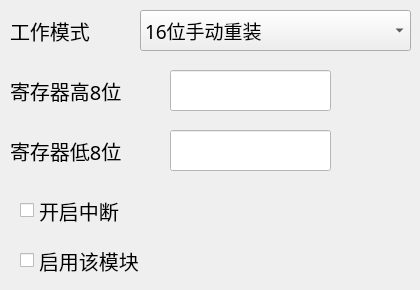
        <widget class="QWidget" name="tab_10">
         <attribute name="title">
          <string>mode1</string>
         </attribute>
         <widget class="QLabel" name="label_8">
          <property name="geometry">
           <rect>
            <x>10</x>
            <y>10</y>
            <width>131</width>
            <height>41</height>
           </rect>
          </property>
          <property name="font">
           <font>
            <family>Arial Unicode MS</family>
            <pointsize>15</pointsize>
           </font>
          </property>
          <property name="text">
           <string>工作模式</string>
          </property>
         </widget>
         <widget class="QComboBox" name="comboBox_t0mode">
          <property name="geometry">
           <rect>
            <x>140</x>
            <y>10</y>
            <width>271</width>
            <height>41</height>
           </rect>
          </property>
          <property name="font">
           <font>
            <family>Arial Unicode MS</family>
            <pointsize>14</pointsize>
           </font>
          </property>
          <item>
           <property name="text">
            <string>16位手动重装</string>
           </property>
          </item>
          <item>
           <property name="text">
            <string>8位自动重装</string>
           </property>
          </item>
         </widget>
         <widget class="QLabel" name="label_9">
          <property name="geometry">
           <rect>
            <x>10</x>
            <y>70</y>
            <width>141</width>
            <height>41</height>
           </rect>
          </property>
          <property name="font">
           <font>
            <family>Arial Unicode MS</family>
            <pointsize>15</pointsize>
           </font>
          </property>
          <property name="text">
           <string>寄存器高8位</string>
          </property>
         </widget>
         <widget class="QLineEdit" name="lineEdit_t0h">
          <property name="geometry">
           <rect>
            <x>170</x>
            <y>70</y>
            <width>161</width>
            <height>41</height>
           </rect>
          </property>
          <property name="font">
           <font>
            <pointsize>13</pointsize>
           </font>
          </property>
          <property name="styleSheet">
           <string notr="true">background-color:white;</string>
          </property>
          <property name="placeholderText">
           <string/>
          </property>
         </widget>
         <widget class="QLabel" name="label_10">
          <property name="geometry">
           <rect>
            <x>10</x>
            <y>130</y>
            <width>141</width>
            <height>41</height>
           </rect>
          </property>
          <property name="font">
           <font>
            <family>Arial Unicode MS</family>
            <pointsize>15</pointsize>
           </font>
          </property>
          <property name="text">
           <string>寄存器低8位</string>
          </property>
         </widget>
         <widget class="QLineEdit" name="lineEdit_t0l">
          <property name="geometry">
           <rect>
            <x>170</x>
            <y>130</y>
            <width>161</width>
            <height>41</height>
           </rect>
          </property>
          <property name="font">
           <font>
            <pointsize>13</pointsize>
           </font>
          </property>
          <property name="styleSheet">
           <string notr="true">background-color:white;</string>
          </property>
          <property name="placeholderText">
           <string/>
          </property>
         </widget>
         <widget class="QCheckBox" name="checkBox_t0it">
          <property name="geometry">
           <rect>
            <x>20</x>
            <y>190</y>
            <width>131</width>
            <height>41</height>
           </rect>
          </property>
          <property name="font">
           <font>
            <family>Arial Unicode MS</family>
            <pointsize>15</pointsize>
           </font>
          </property>
          <property name="text">
           <string>开启中断</string>
          </property>
         </widget>
         <widget class="QCheckBox" name="checkBox_t0_en">
          <property name="geometry">
           <rect>
            <x>20</x>
            <y>240</y>
            <width>171</width>
            <height>41</height>
           </rect>
          </property>
          <property name="font">
           <font>
            <family>Arial Unicode MS</family>
            <pointsize>15</pointsize>
           </font>
          </property>
          <property name="text">
           <string>启用该模块</string>
          </property>
         </widget>
        </widget>
